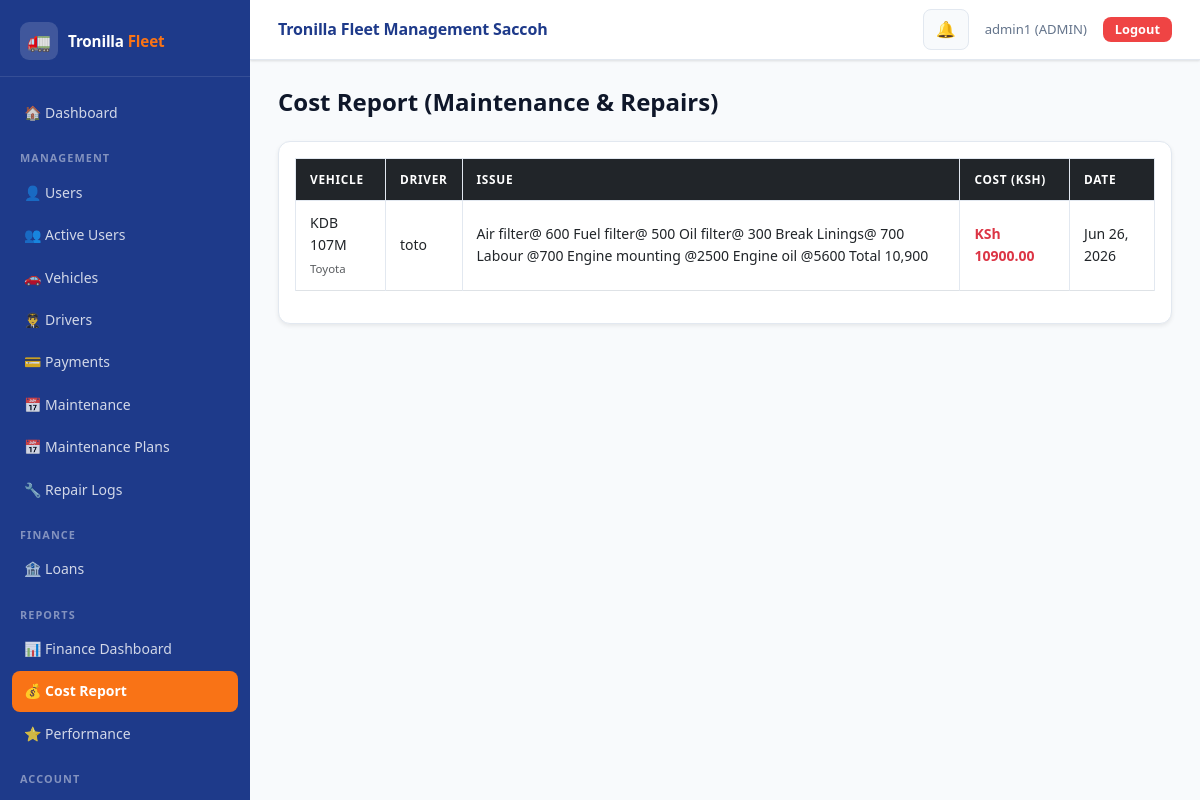
/reports/costs/ (signed in), run on the app's committed database.
### accounts/models.py (models this page shows, shortened)
class User(AbstractUser):
    ROLE_CHOICES = (
        ('ADMIN', 'Admin'),
        ('DRIVER', 'Driver'),
    )
    role = models.CharField(
        max_length=10,
        choices=ROLE_CHOICES,
        default='DRIVER'
    )
    phone_number = models.CharField(
        max_length=15,
        blank=True,
        null=True,
        unique=True
    )
    is_active_driver = models.BooleanField(default=True)

### maintenance/models.py (models this page shows, shortened)
class RepairLog(models.Model):
    CATEGORY_CHOICES = (
        ('ENGINE',        'Engine'),
        ('TRANSMISSION',  'Transmission'),
        ('BRAKES',        'Brakes'),
        ('TYRES',         'Tyres'),
        ('ELECTRICAL',    'Electrical'),
        ('BODY',          'Body & Panels'),
        ('SUSPENSION',    'Suspension'),
        ('FUEL_SYSTEM',   'Fuel System'),
        ('COOLING',       'Cooling System'),
        ('GENERAL',       'General Service'),
        ('OTHER',         'Other'),
    )
    PROGRESS_CHOICES = (
        ('PENDING',      'Pending'),
        ('IN_PROGRESS',  'In Progress'),
        ('COMPLETED',    'Completed'),
        ('ON_HOLD',      'On Hold'),
    )
    vehicle     = models.ForeignKey(Vehicle, on_delete=models.CASCADE, related_name='repair_logs')
    category    = models.CharField(max_length=30, choices=CATEGORY_CHOICES, default='GENERAL')
    issue       = models.TextField()
    mechanic    = models.CharField(max_length=100, blank=True, null=True)
    cost        = models.DecimalField(max_digits=10, decimal_places=2, default=0)
    progress    = models.CharField(max_length=20, choices=PROGRESS_CHOICES, default='PENDING')
    repaired_on = models.DateField(null=True, blank=True)
    created_at  = models.DateTimeField(auto_now_add=True)
    class Meta:
        ordering = ['-created_at']

### vehicles/models.py (models this page shows, shortened)
class Vehicle(models.Model):
    STATUS_CHOICES = (
        ('ACTIVE', 'Active'),
        ('MAINTENANCE', 'Under Maintenance'),
        ('INACTIVE', 'Inactive'),
    )
    number_plate = models.CharField(max_length=20, unique=True)
    model = models.CharField(max_length=100)
    year = models.PositiveIntegerField()
    status = models.CharField(
        max_length=20,
        choices=STATUS_CHOICES,
        default='ACTIVE'
    )
    assigned_driver = models.ForeignKey(
        User,
        on_delete=models.SET_NULL,
        null=True,
        blank=True,
        limit_choices_to={'role': 'DRIVER'}
    )

### reports/views.py (the view)
# urls.py: path('costs/', views.cost_report, name='cost_report'),
@admin_required
def cost_report(request):
    costs = get_cost_report()
    return render(request, 'cost_report.html', {
        'costs': costs
    })

### accounts/permissions.py (called while the page is built)
def admin_required(view_func):
    @wraps(view_func)
    def wrapper(request, *args, **kwargs):
        if request.user.is_authenticated and request.user.role == 'ADMIN':
            response = view_func(request, *args, **kwargs)
            response['Cache-Control'] = 'no-cache, no-store, must-revalidate'
            response['Pragma'] = 'no-cache'
            response['Expires'] = '0'
            return response
        return redirect('login')
    return wrapper

### notifications/context_processors.py (called while the page is built)
def notification_context(request):
    if request.user.is_authenticated:
        notifications = get_user_notifications(request.user)[:10]  # 🔥 limit for navbar
        unread_count = get_unread_count(request.user)
    else:
        notifications = []
        unread_count = 0
    return {
        "notifications": notifications,
        "unread_count": unread_count
    }

### notifications/services.py (called while the page is built)
def get_user_notifications(user):
    return Notification.objects.filter(user=user)

def get_unread_count(user):
    return Notification.objects.filter(
        user=user,
        is_read=False
    ).count()

### reports/services.py (called while the page is built)
def get_cost_report():
    return RepairLog.objects.select_related('vehicle').order_by('-repaired_on')

### reports/templates/cost_report.html
{% extends 'base.html' %}
{% block content %}
<h2 class="mb-4">Cost Report (Maintenance & Repairs)</h2>
<div class="card p-3 shadow-sm">
<table class="table table-bordered table-hover">
    <thead class="table-dark">
        <tr>
            <th>Vehicle</th>
            <th>Driver</th>
            <th>Issue</th>
            <th>Cost (KSh)</th>
            <th>Date</th>
        </tr>
    </thead>
    <tbody>
        {% for c in costs %}
        <tr>
            <td>
                {{ c.vehicle.number_plate }} <br>
                <small class="text-muted">{{ c.vehicle.model }}</small>
            </td>
            <td>
                {% if c.vehicle.assigned_driver %}
                    {{ c.vehicle.assigned_driver.username }}
                {% else %}
                    <span class="text-muted">Unassigned</span>
                {% endif %}
            </td>
            <td>{{ c.issue }}</td>
            <td class="fw-bold text-danger">
                KSh {{ c.cost|floatformat:2 }}
            </td>
            <td>{{ c.repaired_on|date:"M d, Y" }}</td>
        </tr>
        {% empty %}
        <tr>
            <td colspan="5" class="text-center text-muted">
                No cost records available
            </td>
        </tr>
        {% endfor %}
    </tbody>
</table>
</div>
{% endblock %}

### accounts/templates/base.html (shortened to what this page needs)
<!DOCTYPE html>
<html lang="en">
{% load static %}
<head>
  <link href="https://cdn.jsdelivr.net/npm/bootstrap@5.3.0/dist/css/bootstrap.min.css" rel="stylesheet">
  <link rel="stylesheet" href="{% static 'css/style.css' %}">
</head>
<body>
<div class="layout-wrap">
  <aside class="sidebar" id="sidebar">
    <div class="sidebar-brand">
      <div class="brand-icon">🚛</div>
      <div class="brand-name">Tronilla <span>Fleet</span></div>
    </div>
    <nav class="sidebar-nav" onclick="handleNavClick(event)">
      {% if request.user.is_authenticated %}
        <a href="{% if request.user.role == 'ADMIN' %}{% url 'admin_dashboard' %}{% else %}{% url 'driver_dashboard' %}{% endif %}">
          🏠 Dashboard
        </a>
        {% if request.user.role == 'ADMIN' %}
          <div class="sidebar-section-label">Management</div>
          <a href="{% url 'user_list' %}">👤 Users</a>
          <a href="{% url 'active_users' %}">👥 Active Users</a>
          <a href="{% url 'vehicle_list' %}">🚗 Vehicles</a>
          <a href="{% url 'driver_list' %}">👨‍✈️ Drivers</a>
          <a href="{% url 'admin_payment_list' %}">💳 Payments</a>
          <a href="{% url 'schedule_list' %}">📅 Maintenance</a>
          <a href="{% url 'maintenance_plans' %}">📅 Maintenance Plans</a>
          <a href="{% url 'repair_logs' %}">🔧 Repair Logs</a>
          <div class="sidebar-section-label">Finance</div>
          <a href="{% url 'loan_list' %}">🏦 Loans</a>
          <div class="sidebar-section-label">Reports</div>
          <a href="{% url 'dashboard' %}">📊 Finance Dashboard</a>
          <a href="{% url 'cost_report' %}">💰 Cost Report</a>
          <a href="{% url 'performance_report' %}">⭐ Performance</a>
        {% endif %}
        <div class="sidebar-section-label">Account</div>
        <a href="{% url 'logout' %}" style="color:#fca5a5;">🚪 Logout</a>
      {% endif %}
    </nav>
  </aside>
  <div class="main-wrap">
    <header class="topbar">
      <div class="topbar-title">Tronilla Fleet Management Saccoh</div>
      <div class="topbar-right">
        {% if request.user.is_authenticated %}
          <div style="position:relative;">
            <button class="notif-btn" id="notif-toggle">
              🔔
            </button>
          </div>
          <span class="topbar-user">{{ request.user.username }} ({{ request.user.role }})</span>
          <a href="{% url 'logout' %}" class="btn btn-danger btn-sm d-md-inline-flex">Logout</a>
        {% endif %}
      </div>
    </header>
    <div class="page-content">
      {% block content %}{% endblock %}
    </div>
  </div>
</div>
</body>
</html>

### data on the page
User: user.username "admin1", user.role "ADMIN"
RepairLog: vehicle.number_plate "KDB 107M", vehicle.model "Toyota", vehicle.assigned_driver.username "toto", issue "Air filter@ 600 Fuel filter@ 500 Oil filter@ 300 Break Linings@ 700 Labour @700 Engine mounting @2500 Engine oil @5600 Total 10,900", cost "10900.00", repaired_on "Jun 26, 2026"
